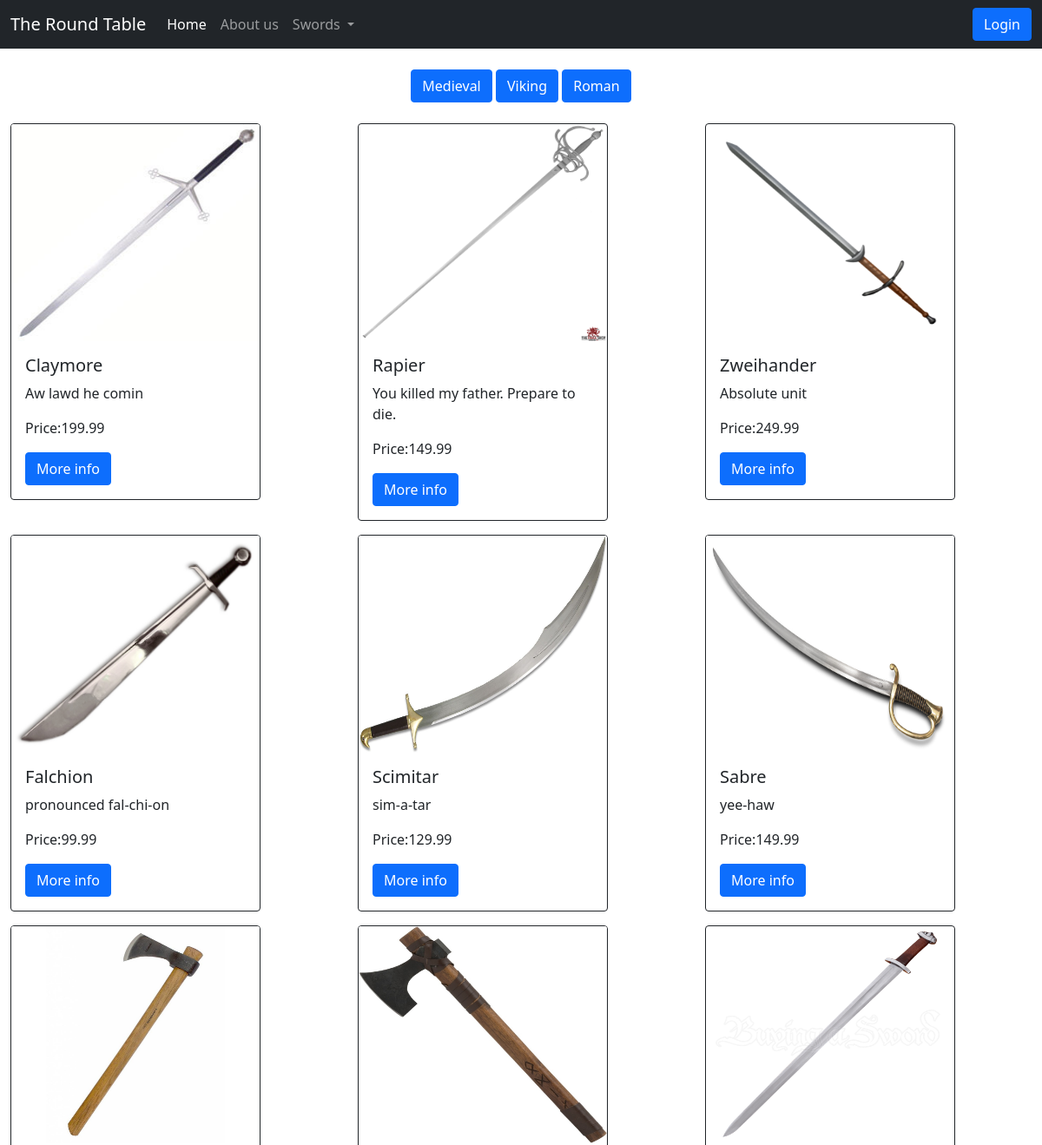
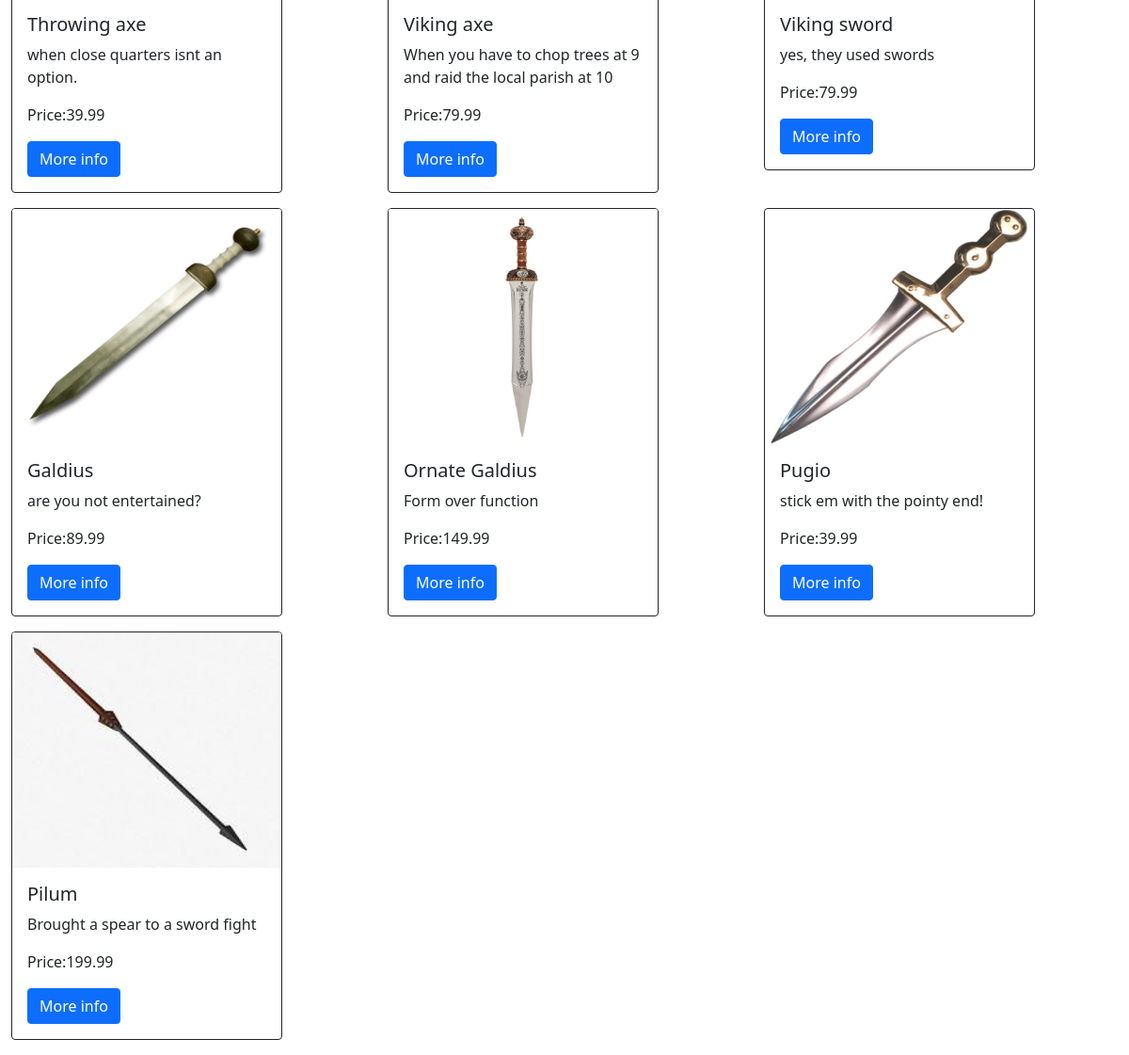
Page /category/1/ on the committed database (2 pictures, top to bottom).
### store_app/models.py (models this page shows)
class ProductSubCategory(models.Model):
    id = models.AutoField(primary_key=True)
    parent = models.ForeignKey(ProductCategory, on_delete=models.CASCADE)
    name = models.CharField(max_length=200)

class Product(models.Model):
    id = models.AutoField(primary_key=True)
    name = models.CharField(max_length=200)
    description = models.CharField(max_length=500)
    price = models.DecimalField(max_digits=10, decimal_places=2)
    picture = models.FileField(upload_to='product_img/', blank=True)
    category = models.ForeignKey(ProductCategory, on_delete=models.CASCADE)
    subcategory = models.ForeignKey(ProductSubCategory, on_delete=models.CASCADE)

### store_app/views.py (the view)
# urls.py: path('category/<int:cat_id>/', views.categories, name='product category page'),
def categories(request, cat_id):
	products = Product.objects.filter(category_id=cat_id)
	subcategory = ProductSubCategory.objects.filter(parent_id=cat_id)
	return render(request, 'productcategory.html', {'products': products, 'subcategories': subcategory})

### store_app/templates/productcategory.html (shortened to what this page needs)
{% extends "base.html" %}
{% block content %}
    <br>
<div class="container-fluid">
    <div class="text-center" role="group">
    {% for subcategory in subcategories %}
        <a class="btn btn-primary" href="/subcategory/{{ subcategory.id }}/" role="button">{{ subcategory.name }}</a>
    {% endfor %}
    </div>
</div>
 <br>
<div class="container-fluid">
  <div class="row">
      {% for product in products %}
    <div class="col-sm-4">
      <div class="card border-dark mb-3" style="width: 18rem;">
        <img class="card-img-top" src="{{ product.picture.url }}" alt="{{ product.name }}" height="250">
        <div class="card-body">
            <h5 class="card-title">{{ product.name }}</h5>
            <p class="card-text">{{ product.description }}</p>
            <p class="card-text">Price:{{ product.price }}</p>
            <a href="/product/{{ product.id }}" class="btn btn-primary">More info</a>
        </div>
      </div>
    </div>
      {% endfor %}
  </div>
</div>
{% endblock %}

### rows in the picture
ProductSubCategory: name "Medieval"
ProductSubCategory: name "Viking"
ProductSubCategory: name "Roman"
Product: picture (picture), name "Claymore", description "Aw lawd he comin", price "199.99"
Product: picture (picture), name "Rapier", description "You killed my father. Prepare to die.", price "149.99"
Product: picture (picture), name "Zweihander", description "Absolute unit", price "249.99"
Product: picture (picture), name "Falchion", description "pronounced fal-chi-on", price "99.99"
Product: picture (picture), name "Scimitar", description "sim-a-tar", price "129.99"
Product: picture (picture), name "Sabre", description "yee-haw", price "149.99"
Product: picture (picture), name "Throwing axe", description "when close quarters isnt an option.", price "39.99"
Product: picture (picture), name "Viking axe", description "When you have to chop trees at 9 and raid the local parish at 10", price "79.99"
Product: picture (picture), name "Viking sword", description "yes, they used swords", price "79.99"
Product: picture (picture), name "Galdius", description "are you not entertained?", price "89.99"
Product: picture (picture), name "Ornate Galdius", description "Form over function", price "149.99"
Product: picture (picture), name "Pugio", description "stick em with the pointy end!", price "39.99"
Product: picture (picture), name "Pilum", description "Brought a spear to a sword fight", price "199.99"
